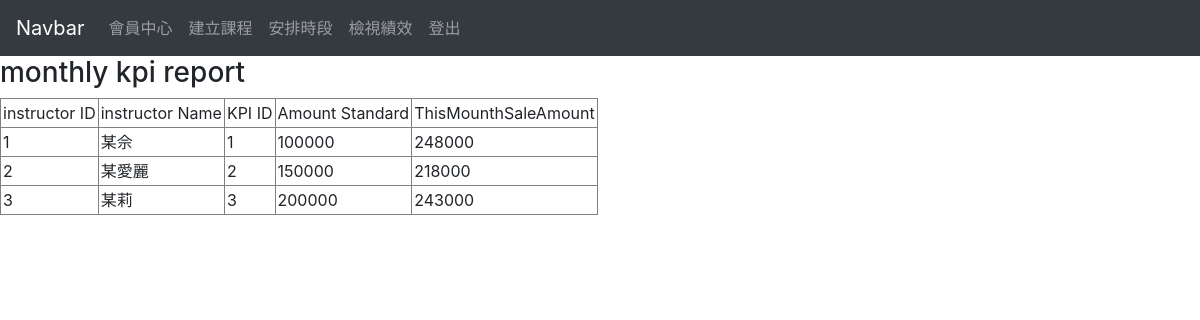
Page /Instructor/MonthlyKPI.php on the committed database.
### tables this page shows
CREATE TABLE `instructor` (
  `I_ID` int(6) NOT NULL,
  `I_Expertise` varchar(200) DEFAULT NULL,
  `I_Name` varchar(30) NOT NULL,
  `I_Email` varchar(100) NOT NULL,
  `I_Address` varchar(120) NOT NULL,
  `I_Age` int(3) NOT NULL,
  `I_Phone` varchar(15) NOT NULL,
  `I_Gender` enum('M','F','Other') NOT NULL,
  `I_Password` varchar(40) NOT NULL,
  `KPI_ID` int(6) NOT NULL
);

### Instructor/MonthlyKPI.php (the view, shortened to what this page needs)
<?php
require_once('database.php');
?>
<!DOCTYPE html>
<html>
<head>
    <link rel="stylesheet" href="https://stackpath.bootstrapcdn.com/bootstrap/4.1.3/css/bootstrap.min.css">
</head>
<body>
	<?php echo file_get_contents('../navbar_I.html'); ?>
	<h3>monthly kpi report</h3>
	<table border="1" cellpadding="2" cellspacing="2">
			<tr>
				<td>instructor ID</td>
				<td>instructor Name</td>
				<td>KPI ID</td>
				<td>Amount Standard</td>
				<td>ThisMounthSaleAmount</td>
			</tr>
		<?php
		$result = mysqli_query($mysqli, "SELECT * FROM `monthly_kpi_report`
			");
		while($query_data = mysqli_fetch_row($result)) {
		  echo "<tr>";
		  echo "<td>",$query_data[0], "</td>",
			   "<td>",$query_data[1], "</td>",
			   "<td>",$query_data[2], "</td>",
			   "<td>",$query_data[3], "</td>",
			   "<td>",$query_data[4], "</td>";
		  echo "</tr>";
		}
		?>
	</table>
</body>
</html>

### rows in the picture
instructor: I_ID "1", I_Name "某佘", KPI_ID "1", query_data "100000", query_data "248000"
instructor: I_ID "2", I_Name "某愛麗", KPI_ID "2", query_data "150000", query_data "218000"
instructor: I_ID "3", I_Name "某莉", KPI_ID "3", query_data "200000", query_data "243000"

### other values in the picture
file_get_contents('../navbar_I.html') "Navbar 會員中心 建立課程 安排時段 檢視績效 登出"
